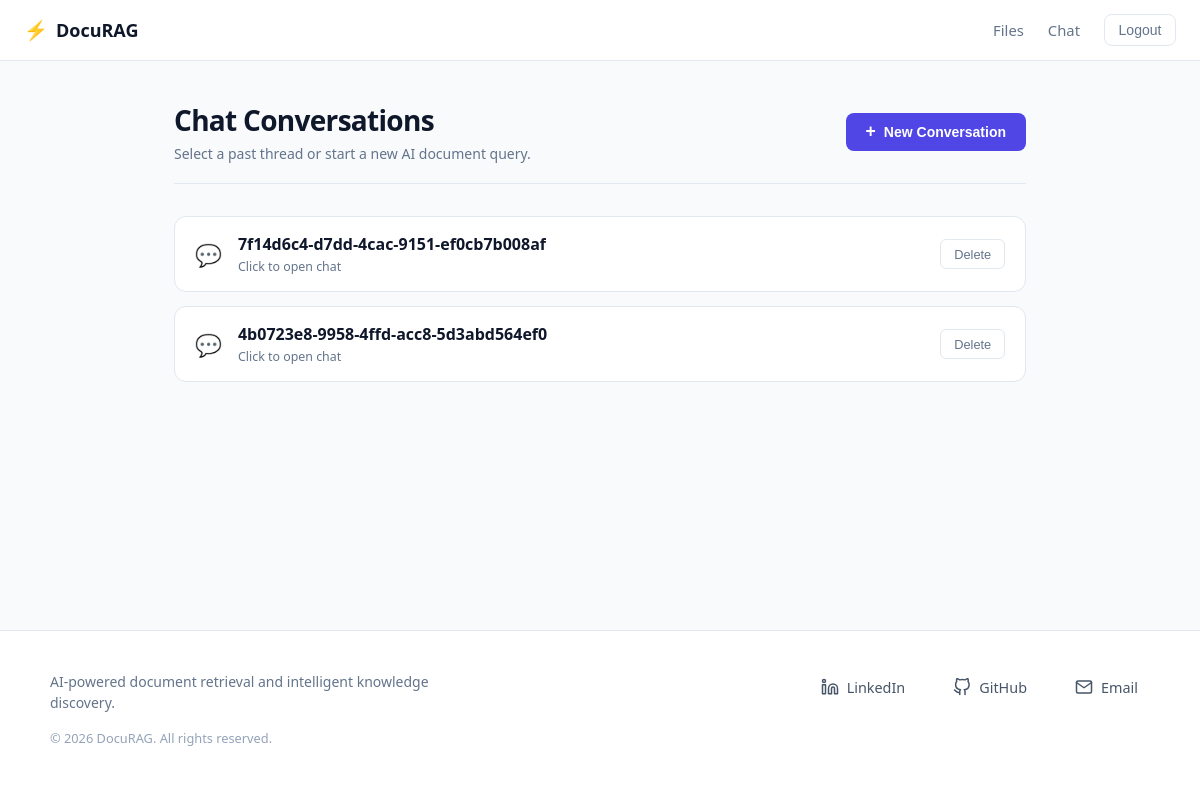
/chatbot (signed in), run on an earlier commit of the app's database.
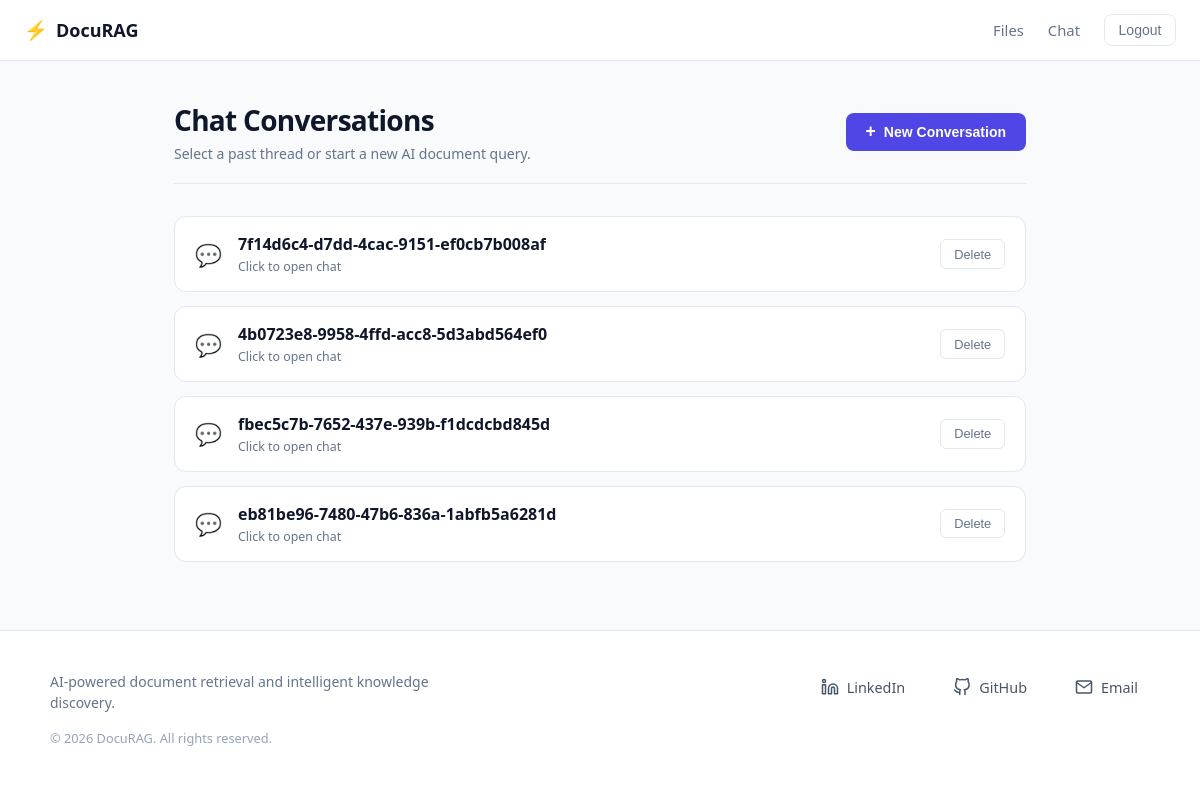
And on a later commit of the database.
### chatbot/models.py (models this page shows, shortened)
class Conversation(models.Model):
    title = models.CharField(max_length=150, default=genarate_uuid)
    room = models.ForeignKey(ConversationRoom, on_delete=models.CASCADE, related_name="conversations")
    conversations = models.ManyToManyField(Message)
    created_at = models.DateTimeField(auto_now_add=True)
    class Meta:
        ordering = ["created_at"]

### chatbot/views.py (the view)
# urls.py: path('chatbot', views.converstaions_view, name="conversations"),
@login_required(login_url='login')
def converstaions_view(request):
    user_conversations = Conversation.objects.filter(room__user=request.user)
    context = {"conversations": user_conversations}
    return render(request, 'conversations.html', context)

### chatbot/templates/conversations.html (shortened to what this page needs)
{% extends 'main.html' %}
{% load static %}
{% block extra_css %}
    <link rel="stylesheet" href="{% static 'chatbot/conversations.css' %}">
{% endblock %}
{% block content %}
<div class="conversations-container">
    <div class="conversations-header">
        <div class="header-text">
            <h1 class="page-title">Chat Conversations</h1>
            <p class="page-subtitle">Select a past thread or start a new AI document query.</p>
        </div>
        <form action="{% url 'create-conversation' %}" method="post" class="create-conversation-form">
            <button type="submit" class="btn-primary">
                <span class="btn-icon">+</span> New Conversation
            </button>
        </form>
    </div>
    <div class="conversations-grid">
        {% for conversation in conversations %}
            <div class="conversation-card">
                <a href="{% url 'conversation-chat' conversation.pk %}" class="conversation-link">
                    <div class="conversation-icon">💬</div>
                    <div class="conversation-info">
                        <h3 class="conversation-title">{{ conversation.title }}</h3>
                        <span class="conversation-hint">Click to open chat</span>
                    </div>
                </a>
                <form action="{% url 'delete-conversation' conversation.pk %}" method="post" class="delete-form">
                    <button type="submit" class="btn-delete" title="Delete conversation" onclick="return confirm('Are you sure you want to delete this conversation?');">
                        Delete
                    </button>
                </form>
            </div>
        {% empty %}
            <div class="empty-state">
                <div class="empty-icon">💭</div>
                <h3 class="empty-title">No conversations yet</h3>
                <p class="empty-text">Start a new conversation to query your uploaded database files.</p>
            </div>
        {% endfor %}
    </div>
</div>
{% endblock %}

What changed in the data, as far as the page shows it:
added Conversation: title "fbec5c7b-7652-437e-939b-f1dcdcbd845d"
added Conversation: title "eb81be96-7480-47b6-836a-1abfb5a6281d"
